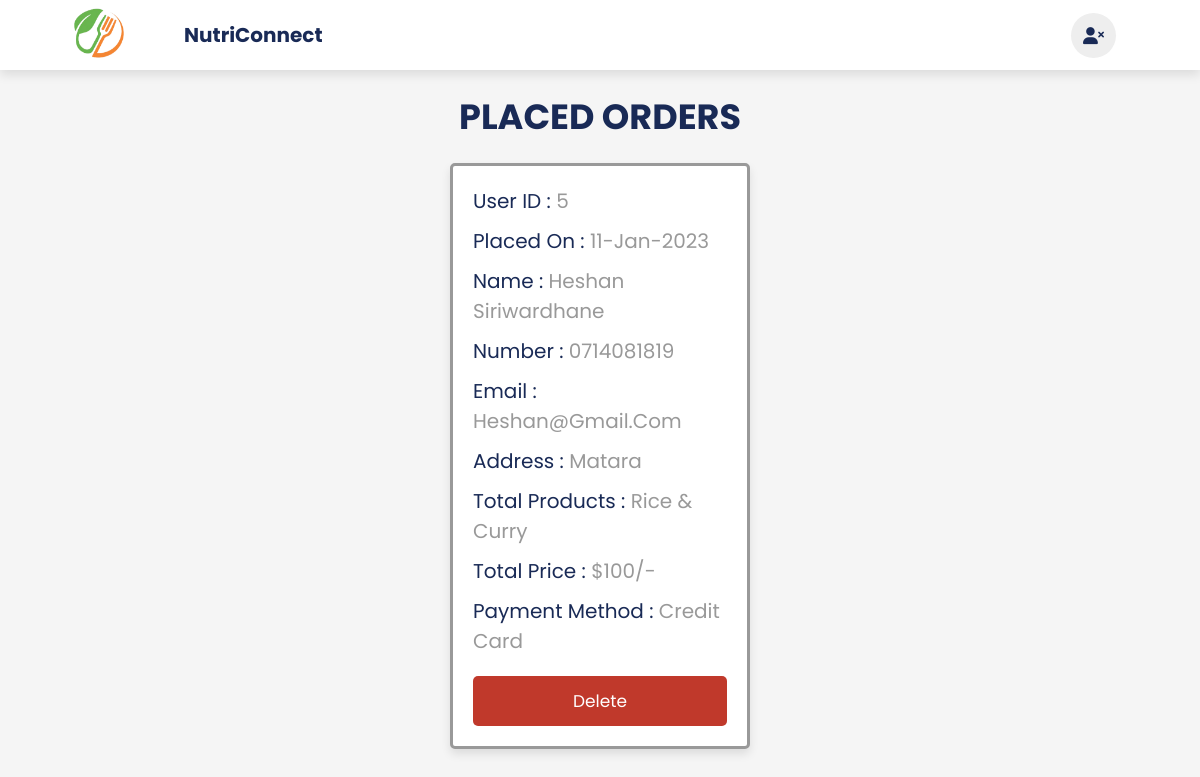
The app's page /admin_donate_orders.php (signed in) with its own data.
### tables this page shows
CREATE TABLE IF NOT EXISTS `donate_orders` (
  `id` int(100) NOT NULL AUTO_INCREMENT,
  `user_id` int(100) NOT NULL,
  `name` varchar(100) NOT NULL,
  `number` varchar(15) NOT NULL,
  `email` varchar(100) NOT NULL,
  `method` varchar(50) NOT NULL,
  `address` varchar(500) NOT NULL,
  `total_products` varchar(1000) NOT NULL,
  `total_price` int(100) NOT NULL,
  `placed_on` varchar(50) NOT NULL,
  PRIMARY KEY (`id`)
);

### admin_donate_orders.php (the view, shortened to what this page needs)
<?php
include 'connect.php';
?>
<!DOCTYPE html>
<html lang="en">
<head>
   <link rel="stylesheet" href="https://cdnjs.cloudflare.com/ajax/libs/font-awesome/6.0.0/css/all.min.css">
   <link rel="stylesheet" href="css/admin_styles.css">
</head>
<body>
<div class="headers">
    <a href="admin_home.php" class="logo">
        <div class="lo">
            <img src="images/logo1.png" style="width: 50px; height:50px">
        </div> NutriConnect</a>
        <div class="icons">
            <a href="admin_donate.php" class="fa-solid fa-user-xmark"></a>
        </div>
    </div>
<section class="orders">
   <h1 class="heading">Placed Orders</h1>
   <div class="box-container">
      <?php
      $select_orders = mysqli_query($conn, "SELECT * FROM `donate_orders`") or die('query failed');
      if(mysqli_num_rows($select_orders) > 0){
         while($fetch_orders = mysqli_fetch_assoc($select_orders)){
      ?>
      <div class="box">
         <p> User ID : <span><?php echo $fetch_orders['user_id']; ?></span> </p>
         <p> Placed On : <span><?php echo $fetch_orders['placed_on']; ?></span> </p>
         <p> Name : <span><?php echo $fetch_orders['name']; ?></span> </p>
         <p> Number : <span><?php echo $fetch_orders['number']; ?></span> </p>
         <p> Email : <span><?php echo $fetch_orders['email']; ?></span> </p>
         <p> Address : <span><?php echo $fetch_orders['address']; ?></span> </p>
         <p> Total Products : <span><?php echo $fetch_orders['total_products']; ?></span> </p>
         <p> Total Price : <span>$<?php echo $fetch_orders['total_price']; ?>/-</span> </p>
         <p> Payment Method : <span><?php echo $fetch_orders['method']; ?></span> </p>
         <form action="" method="post">
            <a href="admin_donate_orders.php?delete=<?php echo $fetch_orders['id']; ?>" onclick="return confirm('Delete This Order?');" class="delete-btn">Delete</a>
         </form>
      </div>
      <?php
         }
      }else{
         echo '<p class="empty">No Orders Placed Yet!</p>';
      }
      ?>
   </div>
</section>
</body>
</html>

### css/admin_styles.css (style rules this page uses)
:root { --blue: #192a56; --red: #c0392b; --orange: #ff7800; --black: #000; --white: #fff; --bg-color: #eee; --light-bg: #f5f5f5; --dark-bg: rgba(0, 0, 0, .7); --box-shadow: 0 .5rem 1rem rgba(0, 0, 0, .1); --border: .3rem solid #999; }
* { font-family: 'Poppins', sans-serif; margin: 0; padding: 0; box-sizing: border-box; outline: none; border: none; text-decoration: none; text-transform: capitalize; }
html { font-size: 62.5%; overflow-x: hidden; }
body { background-color: var(--light-bg); }
section { padding: 3rem 2rem; }
.heading { text-align: center; font-size: 3.5rem; text-transform: uppercase; color: var(--blue); margin-top: 6rem; margin-bottom: 2rem; }
.headers { position: fixed; margin-bottom: 100px; top: 0; left: 0; right: 0; background: #fff; padding: 1rem 7%; display: flex; align-items: center; justify-content: space-between; z-index: 1000; box-shadow: var(--box-shadow); height: 70px; }
.headers .logo { color: var(--blue); font-size: 2rem; font-weight: bolder; margin-left: 100px; }
.headers .logo img { width: 50px; height: 50px; }
.headers .icons a { cursor: pointer; margin-left: .5rem; height: 4.5rem; line-height: 4.5rem; width: 4.5rem; text-align: center; font-size: 1.7rem; color: var(--blue); border-radius: 50%; background: #eee; }
.lo { position: fixed; margin-left: -110px; margin-top: -12px; }
.btn, .option-btn, .delete-btn { display: block; width: 100%; text-align: center; background-color: var(--blue); color: var(--white); font-size: 1.7rem; padding: 1.2rem 3rem; border-radius: .5rem; cursor: pointer; margin-top: 1rem; }
.delete-btn { margin-top: 10px; background-color: var(--red); }
.orders .box-container { display: grid; grid-template-columns: repeat(auto-fit, 30rem); justify-content: center; gap: 1.5rem; max-width: 1200px; margin: 0 auto; align-items: flex-start; }
.orders .box-container .box { background-color: var(--white); padding: 2rem; border: var(--border); box-shadow: var(--box-shadow); border-radius: .5rem; }
.orders .box-container .box p { padding-bottom: 1rem; font-size: 2rem; color: var(--blue); }
.orders .box-container .box p span { color: #999; }
.orders .box-container .box form { text-align: center; }

### records on screen
donate_orders: user "5", placed_on "11-Jan-2023", name "Heshan Siriwardhane", number "0714081819", email "Heshan@gmail.com", address "Matara", total_products "Rice & Curry", total_price "100", method "Credit Card"
